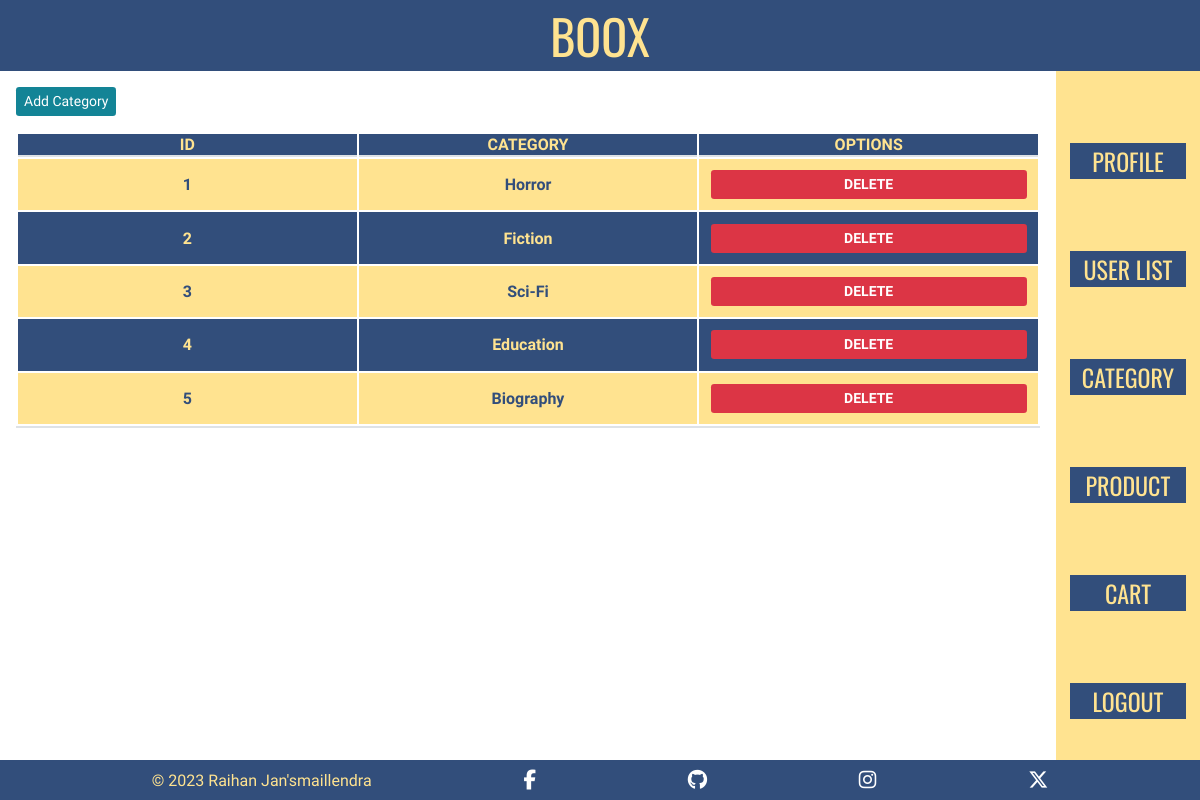
/category.php (signed in), run on the app's committed database.
### tables this page shows
CREATE TABLE `category` (
  `id_category` int(11) NOT NULL,
  `name_category` varchar(100) NOT NULL
);

### functions.php (called while the page is built, shortened)
<?php
$db = mysqli_connect("localhost", "root", "", "db_marketplace");
function query($query)
{
    global $db;
    $result = mysqli_query($db, $query);
    $box = [];
    while ($row = mysqli_fetch_assoc($result)) {
        $box[] = $row;
    }
    return $box;
}
?>

### category.php (the view, shortened to what this page needs)
<?php
require("functions.php");
$category = query("SELECT * FROM category");
include 'navbar.php';
?>
<!DOCTYPE html>
<html lang="en">
<head>
    <link rel="stylesheet" href="assets/css/style.css" />
</head>
<body>
    <div class="main-container">
        <main class="content">
            <div class="data-container flex-column">
                <a class="add-btn" href="add_category.php">Add Category</a>
                <table class="table-data">
                    <thead>
                        <th scope="col">id</th>
                        <th scope="col">category</th>
                        <th scope="col">options</th>
                    </thead>
                    <?php
                    foreach ($category as $row): ?>
                        <tr class="data-tr" >
                            <td class="data-td">
                                <?= $row["id_category"] ?>
                            </td>
                            <td class="data-td">
                                <?= $row["name_category"] ?>
                            </td>
                            <td class="data-td">
                                <a class="delete-btn" href="delete_category.php?id=<?= $row["id_category"] ?>"
                                    onclick="return confirm('are you sure?');">DELETE</a>
                            </td>
                        </tr>
                    <?php endforeach; ?>
                </table>
            </div>
        </main>
        <?php include 'aside.php'; ?>
    </div>
    <?php include 'footer.php'; ?>
</body>
</html>

### assets/css/style.css (style rules this page uses)
* { box-sizing: border-box; font-family: "AR One Sans", sans-serif; margin: 0; }
.flex-column { display: flex; flex-flow: column; }
a { text-decoration: none; }
.main-container { display: flex; flex-flow: row; width: 100%; }
.content { width: 88%; }
td, td label { font-weight: bold; color: #ecf4f3; }
td { padding: 0.5rem; }
.data-container { justify-content: center; align-items: baseline; margin: 1rem; }
.data-td { color: green; text-align: center; text-transform: capitalize; }
.data-tr:nth-child(even) { background-color: #324e7b; color: #ffe390; }
.data-tr:nth-child(even) td { background-color: #324e7b; color: #ffe390; }
.data-tr:nth-child(odd) { background-color: #ffe390; color: #324e7b; }
.data-tr:nth-child(odd) td { background-color: #ffe390; color: #324e7b; }
th { background-color: #324e7b; color: #ffe390; width: 10rem; text-transform: uppercase; }
.table-data { width: 100%; border: none; }
.table-data, th, thead { text-align: center; vertical-align: bottom; border-bottom: 2px solid #dee2e6; }
.delete-btn { display: block; justify-content: center; background-color: #dc3545; color: #fff; padding: 0.25rem 0.5rem; font-size: 0.875rem; line-height: 1.5; border-radius: 0.2rem; text-align: center; border: none; text-decoration: none; margin: 0.2rem; }
.add-btn { background-color: #138496; color: #fff; padding: 0.25rem 0.5rem; font-size: 0.875rem; line-height: 1.5; border-radius: 0.2rem; text-align: center; border: none; text-decoration: none; margin-bottom: 1rem; }

### data on the page
category: id_category "1", name_category "Horror"
category: id_category "2", name_category "Fiction"
category: id_category "3", name_category "Sci-Fi"
category: id_category "4", name_category "Education"
category: id_category "5", name_category "Biography"
